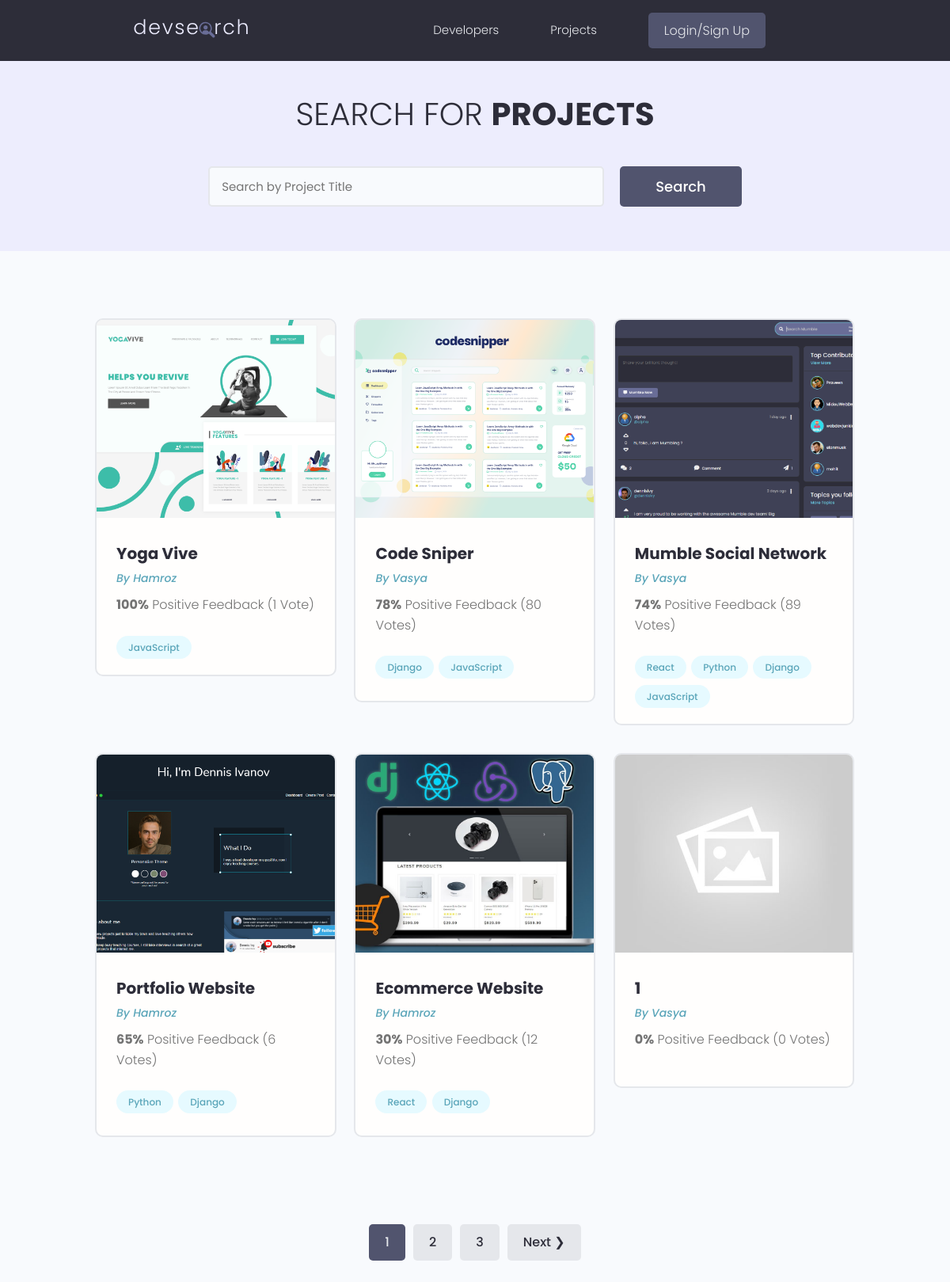
The page /projects/ on the database as committed earlier.
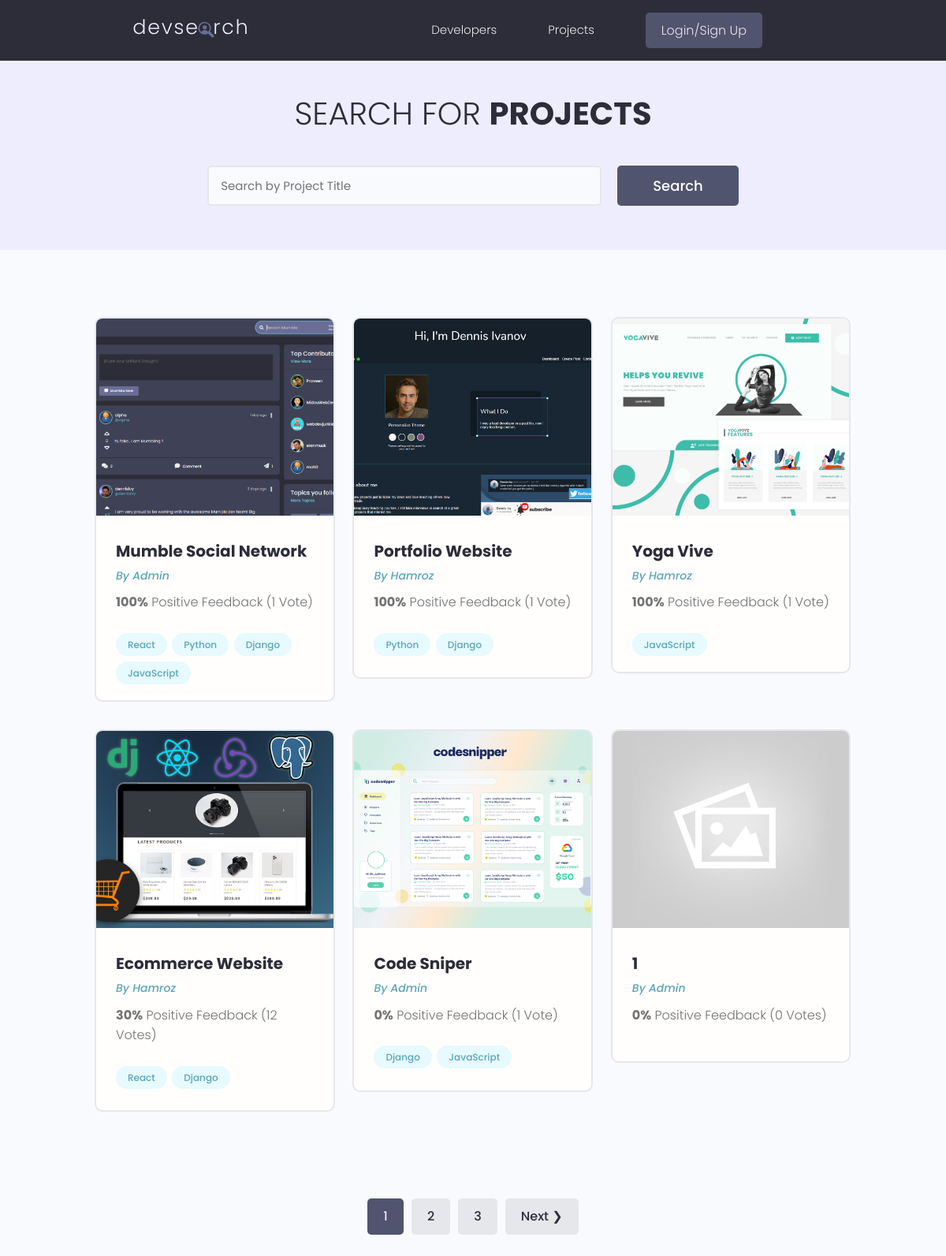
The same page on the database as committed later.
### projects/models.py (models this page shows, shortened)
class Project(models.Model):
    owner = models.ForeignKey(Profile, null=True, blank=True, on_delete=models.SET_NULL)
    title = models.CharField(max_length=200)
    description = models.TextField(
        null=True, blank=True
    )  # null and blank True means filling the description is not a must
    featured_image = models.ImageField(null=True, blank=True, default="default.jpg")
    demo_link = models.CharField(max_length=2000, null=True, blank=True)
    source_link = models.CharField(max_length=2000, null=True, blank=True)
    tags = models.ManyToManyField("Tag", blank=True)
    vote_total = models.IntegerField(default=0, null=True, blank=True)
    vote_ratio = models.IntegerField(default=0, null=True, blank=True)
    created = models.DateTimeField(auto_now_add=True)
    id = models.UUIDField(
        default=uuid.uuid4, unique=True, primary_key=True, editable=False
    )
    class Meta:
        ordering = [
            "-vote_ratio",
            "-vote_total",
            "title",
        ]  # in ordering if we put dash (-), it will reverse it. Meaning it will go from newest to the latest

class Tag(models.Model):
    name = models.CharField(max_length=200)
    created = models.DateTimeField(auto_now_add=True)
    id = models.UUIDField(
        default=uuid.uuid4, unique=True, primary_key=True, editable=False
    )
    def __str__(self):
        return self.name

### users/models.py (models this page shows, shortened)
class Profile(models.Model):
    user = models.OneToOneField(User, on_delete=models.CASCADE, blank=True, null=True)
    name = models.CharField(max_length=200, blank=True, null=True)
    email = models.EmailField(max_length=500, blank=True, null=True)
    username = models.CharField(max_length=200, blank=True, null=True)
    location = models.CharField(max_length=200, blank=True, null=True)
    short_intro = models.CharField(max_length=200, blank=True, null=True)
    bio = models.TextField(blank=True, null=True)
    profile_image = models.ImageField(
        blank=True,
        null=True,
        upload_to="profiles/",
        default="profiles/user-default.png",
    )
    social_github = models.CharField(max_length=200, blank=True, null=True)
    social_twitter = models.CharField(max_length=200, blank=True, null=True)
    social_linkedin = models.CharField(max_length=200, blank=True, null=True)
    social_youtube = models.CharField(max_length=200, blank=True, null=True)
    social_website = models.CharField(max_length=200, blank=True, null=True)
    created = models.DateTimeField(auto_now_add=True)
    id = models.UUIDField(
        default=uuid.uuid4, unique=True, primary_key=True, editable=False
    )

### projects/views.py (the view)
# urls.py: path("projects/", include("projects.urls")),
def projects(request):
    projects, search_query = searchProject(request)
    custom_range, projects = paginateProjects(request, projects, 6)
    context = {
        "projects": projects,
        "search_query": search_query,
        "custom_range": custom_range,
    }
    return render(request, "projects/projects.html", context)

### projects/utils.py (called while the page is built)
def paginateProjects(request, projects, results):
    page = request.GET.get("page")
    paginator = Paginator(projects, results)
    try:
        projects = paginator.page(page)
    except PageNotAnInteger:
        page = 1
        projects = paginator.page(page)
    except EmptyPage:
        page = paginator.num_pages
        projects = paginator.page(page)
    leftIndex = int(page) - 4
    if leftIndex < 1:
        leftIndex = 1
    rightIndex = int(page) + 5
    if rightIndex > paginator.num_pages:
        rightIndex = paginator.num_pages + 1
    custom_range = range(leftIndex, rightIndex)
    return custom_range, projects

def searchProject(request):
    search_query = ""
    if request.GET.get("search_query"):
        search_query = request.GET.get("search_query")
    tags = Tag.objects.filter(name__icontains=search_query)
    projects = Project.objects.distinct().filter(
        Q(title__icontains=search_query)
        | Q(description__icontains=search_query)
        | Q(owner__name__icontains=search_query)
        | Q(tags__in=tags)
    )
    return projects, search_query

### projects/templates/projects/projects.html (shortened to what this page needs)
{% extends "main.html" %}
{% block content %}
<main class="projects">
    <section class="hero-section text-center">
        <div class="container container--narrow">
            <div class="hero-section__box">
                <h2>Search for <span>Projects</span></h2>
            </div>
            <div class="hero-section__search">
                <form id='searchForm' class="form" action="{% url 'projects' %}" method="get">
                    <div class="form__field">
                        <input class="input input--text" id="formInput#search" type="text" name="search_query"
                            value="{{search_query}}" placeholder="Search by Project Title" />
                    </div>
                    <input class="btn btn--sub btn--lg" type="submit" value="Search" />
                </form>
            </div>
        </div>
    </section>
    <section class="projectsList">
        <div class="container">
            <div class="grid grid--three">
                {% for project in projects %}
                <div class="column">
                    <div class="card project">
                        <a href="{% url 'project' project.id %}" class="project">
                            <img class="project__thumbnail" src="{{ project.featured_image.url }}"
                                alt="project thumbnail" />
                            <div class="card__body">
                                <h3 class="project__title">{{project.title}}</h3>
                                <p>
                                    <a class="project__author" href="{% url 'user-profile' project.owner.id %}">By
                                        {{project.owner.name}}</a>
                                </p>
                                <p class="project--rating">
                                    <span style="font-weight: bold;">{{project.vote_ratio}}%</span> Positive
                                    Feedback ({{project.vote_total}} Vote{{project.vote_total|pluralize:"s"}})
                                </p>
                                <div class="project__tags">
                                    {% for tag in project.tags.all %}
                                    <span class="tag tag--pill tag--main">
                                        <small>{{tag}}</small>
                                    </span>
                                    {% endfor %}
                                </div>
                            </div>
                        </a>
                    </div>
                </div>
                {% endfor %}
            </div>
        </div>
    </section>
    {% include 'pagination.html' with queryset=projects custom_range=custom_range %}
</main>
{% endblock content %}

### templates/main.html (shortened to what this page needs)
{% load static %}
<!DOCTYPE html>
<html lang="en">
<head>
    <link rel="stylesheet" href="https://cdn.iconmonstr.com/1.3.0/css/iconmonstr-iconic-font.min.css" />
    <link rel="stylesheet" href="{% static 'uikit/styles/uikit.css' %}" />
    <link rel="stylesheet" href="{% static 'styles/app.css' %}" />
</head>
<body>
    {% include 'navbar.html' %}
    {% block content %}
    {% endblock content %}
</body>
</html>

### templates/navbar.html (shortened to what this page needs)
{% load static %}
<header class="header">
    <div class="container container--narrow">
        <a href="{% url 'profiles' %}" class="header__logo">
            <img src="{% static 'images/logo.svg' %}" alt="DevSearch Logo" />
        </a>
        <nav class="header__nav">
            <ul class="header__menu">
                <li class="header__menuItem"><a href="{% url 'profiles' %}">Developers</a></li>
                <li class="header__menuItem"><a href="{% url 'projects' %}">Projects</a></li>
                {% if request.user.is_authenticated %}
                <li class="header__menuItem"><a href="{% url 'inbox' %}">Inbox</a></li>
                <li class="header__menuItem"><a href="{% url 'account' %}">Account</a></li>
                <li class="header__menuItem"><a href="{% url 'logout' %}" class="btn btn--sub">Logout</a></li>
                {% else %}
                <li class="header__menuItem"><a href="{% url 'login' %}" class="btn btn--sub">Login/Sign Up</a></li>
                {% endif %}
            </ul>
        </nav>
    </div>
</header>

### templates/pagination.html (shortened to what this page needs)
{% if queryset.has_other_pages %}
<div class="pagination">
    <ul class="container">
        {% for page in custom_range %}
        {% if page == queryset.number %}
        <li><a href="?page={{page}}" class="btn page-link btn--sub" data-page="{{page}}">{{page}}</a></li>
        {% else %}
        <li><a href="?page={{page}}" class="btn page-link" data-page="{{page}}">{{page}}</a></li>
        {% endif %}
        {% endfor %}
        {% if queryset.has_next %}
        <li><a href="?page={{queryset.next_page_number}}" class="btn page-link"
                data-page="{{queryset.next_page_number}}">Next &#10095; </a></li>
        {% endif %}
    </ul>
</div>
{% endif %}

### static/styles/app.css (style rules this page uses)
:root { --color-sub: #2d2d39; }
.btn--sub { background-color: var(--color-sub-light); }
.card { border: 2px solid var(--color-light); }
img { width: 100%; }
.header { position: sticky; z-index: 111; background-color: var(--color-sub); padding: 1.5rem 0; }
.header > .container { display: flex; justify-content: space-between; align-items: center; }
.header__logo > img { height: 3.8rem; }
.header__nav > ul { display: inline-flex; align-items: center; list-style: none; gap: 6.5rem; }
.header__menuItem > a { color: var(--color-light); font-weight: 300; }
.hero-section { height: 40vh; display: flex; align-items: center; background-color: var(--color-sub); }
.hero-section__box { margin-bottom: 4rem; }
.hero-section__box > h2, .hero-section__box > h2 > span { font-size: 4rem; color: var(--color-light); line-height: 1.3; text-transform: uppercase; }
.hero-section__box > h2 { font-weight: 300; }
.hero-section__box > h2 > span { font-weight: 700; }
.hero-section__search > .form { display: flex; align-items: center; justify-content: center; gap: 2rem; }
.hero-section__search > .form input.input--text { width: 50rem; }
.pagination { margin-top: 8rem; margin-bottom: 10rem; }
.pagination > ul { flex-wrap: wrap; list-style: none; display: flex; align-items: center; justify-content: center; gap: 1rem; }
.pagination .btn { color: var(--color-sub); }
.pagination .btn.btn--sub { color: var(--color-light); }
.project__author { font-size: 1.4rem; font-style: italic; }
.project--rating { margin-bottom: 1.6em; margin-top: .5em; }
.projects > .hero-section { background: var(--color-sub-lighter); height: 30vh; }
.projects .hero-section__box { margin-bottom: 2.5rem; }
.projects .hero-section__box > h2 { color: var(--color-sub); }
.projects .hero-section__box > h2 > span { font-weight: 700; color: var(--color-sub); }
.projectsList { margin-top: 8rem; }
.project__thumbnail { height: 25rem; object-fit: cover; object-position: top center; }
.project__title { font-size: 2rem; font-weight: 700; color: var(--color-sub); }

### static/uikit/styles/modules/_variables.css (style rules this page uses)
:root { --color-main: #5aa5b9; --color-main-light: #e6faff; --color-sub: #3f4156; --color-sub-light: #51546e; --color-sub-lighter: #ededfd; --color-text: #737373; --color-gray: #8b8b8b; --color-light: #e5e7eb; --color-light-gray: #767676; --color-bg: #f8fafd; --color-white: #fffefd; --color-white-light: #f3f3f3; --color-success: #359e64; --color-success-bg: #def8e8; --color-error: #fc4b0b; --color-error-bg: #fff2ee; --font-base: 'Poppins', arial, helvetica, 'Segoe UI', roboto, ubuntu, sans-serif; --font-monospace: 'Fira Code', 'Courier New', courier, monospace; --font-regular: 300; --font-medium: 500; --font-bold: 700; --generic-shadow: 1px 1px 5px #00000010; --generic-transition: all 0.3s ease-in-out; }

### static/uikit/styles/modules/_base.css (style rules this page uses)
* { margin: 0; padding: 0; box-sizing: border-box; text-rendering: optimizeLegibility; color: inherit; font-size: inherit; }
html { font-size: 50%; }
@media only screen and (min-width: 480px) { html { font-size: 56.25%; } }
@media only screen and (min-width: 1200px) { html { font-size: 62.5%; } }
body { line-height: 1.6; font-weight: 400; font-size: 1.5rem; color: var(--color-text); background-color: var(--color-bg); min-height: 100vh; }

### static/uikit/styles/modules/_typography.css (style rules this page uses)
* { font-family: var(--font-base); }
h2 { font-size: 3.6rem; font-weight: var(--font-bold); }
h3 { font-size: 3.2rem; font-weight: var(--font-medium); }
p, span, strong { font-size: 1.6rem; color: var(--color-text); font-weight: var(--font-regular); }
a { padding-bottom: 2px; text-decoration: none; display: inline-block; color: var(--color-main); font-weight: var(--font-medium); }

### static/uikit/styles/modules/_utilities.css (style rules this page uses)
.container { width: 92%; max-width: 165rem; margin: 0 auto; box-sizing: border-box; }
.container--narrow { width: 92%; max-width: 120rem; }
@media screen and (min-width: 1000px) { .container { width: 90%; } }
@media screen and (min-width: 1000px) { .container--narrow { width: 85%; } }
@media screen and (min-width: 1200px) { .container { width: 80%; } }
@media screen and (min-width: 1200px) { .container--narrow { width: 72%; } }
.text-center { text-align: center; }

### static/uikit/styles/modules/_card.css (style rules this page uses)
.card { border-radius: 1rem; background-color: var(--color-white); border: 1.5px solid var(--color-light); width: auto; height: auto; margin-top: 0.5rem; margin-bottom: 0.5rem; overflow: hidden; }
.card__body, .card__header { padding: 2rem 2.5rem; }

Rows that differ between the two databases and show on the page:
changed Project "Mumble Social Network": owner.name "Vasya" → "Admin"; vote_ratio "74" → "100"; vote_total "89" → "1"
changed Project "Portfolio Website": vote_ratio "65" → "100"; vote_total "6" → "1"
shown differently, row unchanged: Project "Yoga Vive": moves down the list
changed Project "Code Sniper": owner.name "Vasya" → "Admin"; vote_ratio "78" → "0"; vote_total "80" → "1"; moves down the list
changed through a linked row, Project (number 6 of 6 on the later page): owner.name "Vasya" → "Admin"
